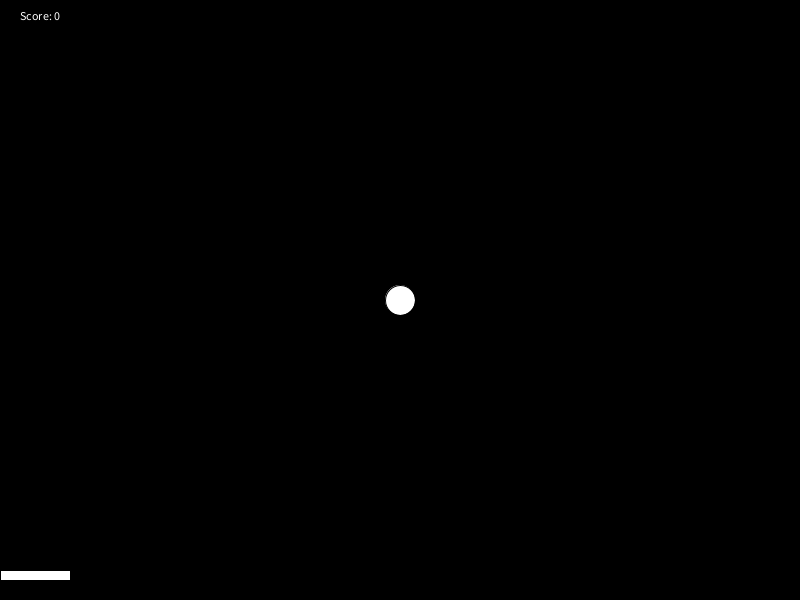
Frame 1 (no input)
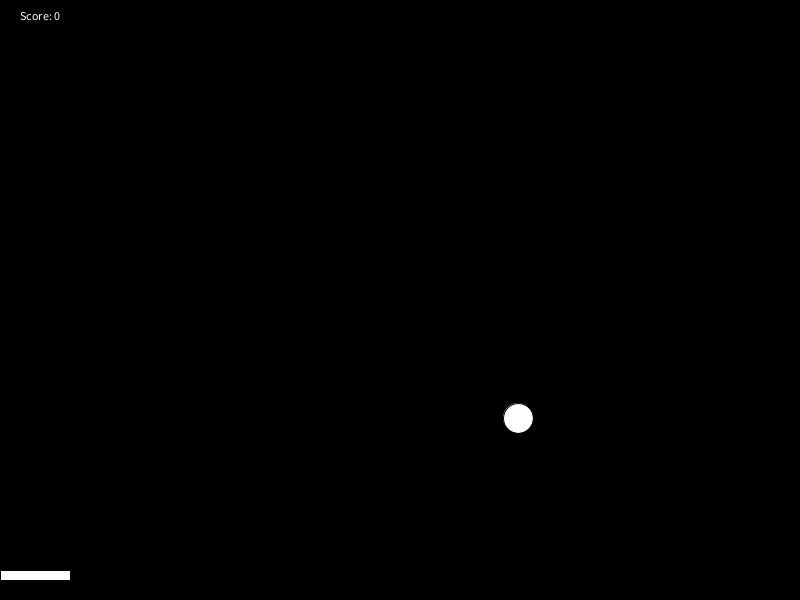
Frame 60 (the mouse pressed at the canvas centre just before this capture)
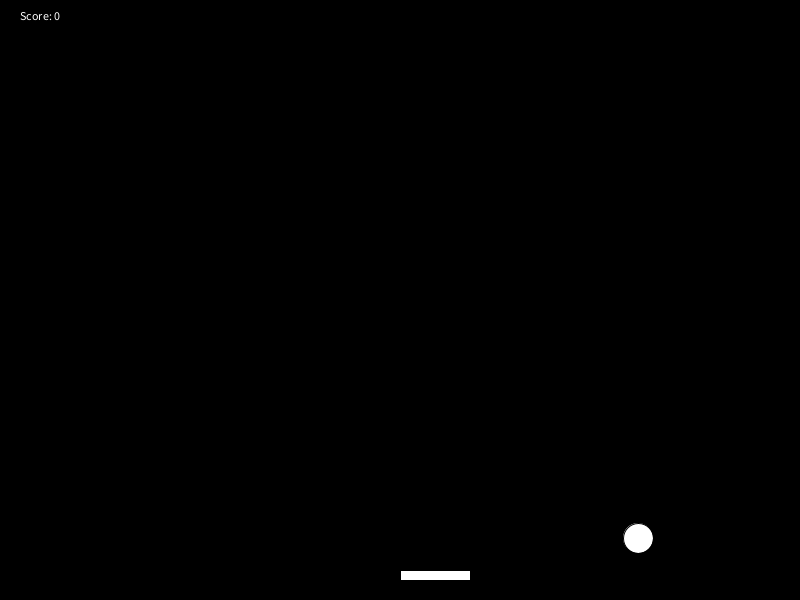
Frame 120 (the mouse held since frame 60 and released just before this capture)

The Processing sketch that drew these frames (run headless with seeded random() and noise(); from frame 60 on, the mouse is pressed at the canvas centre):

// Processing sketch: Pong
// ── Pong.pde
int score = 0;
int speedLftRt = 2;
int speedUpDown = 2;
int x = 400;
int y = 300;
void setup(){
size (800, 600);
 background(0, 0, 0);
}


void draw(){
  background(0, 0, 0);
  ellipse(x, y, 30, 30);
  fill (255, 255, 255);
  x += speedLftRt ;
  y += speedUpDown;
  //Boundries for X axis
  if (x >= 800){
    speedLftRt = -2;
  }
  if (x <= 0){
    speedLftRt = 2;
  }
  //Boundries for Y axis
  if (y >= 600){
    score--;
    y = 0;
  }
  if (y <= 0){
    speedUpDown = 2;
  }
  //Paddle code
  rect(mouseX, 570, 70, 10);
  checkBounce();
  text("Score: " + score, 20, 20);
}


boolean checkBounce(){
  if (x > mouseX && x < mouseX + 70 && y > 570 && y < 580){
    speedUpDown = -2;
    score++;
  }
  return true;
}
